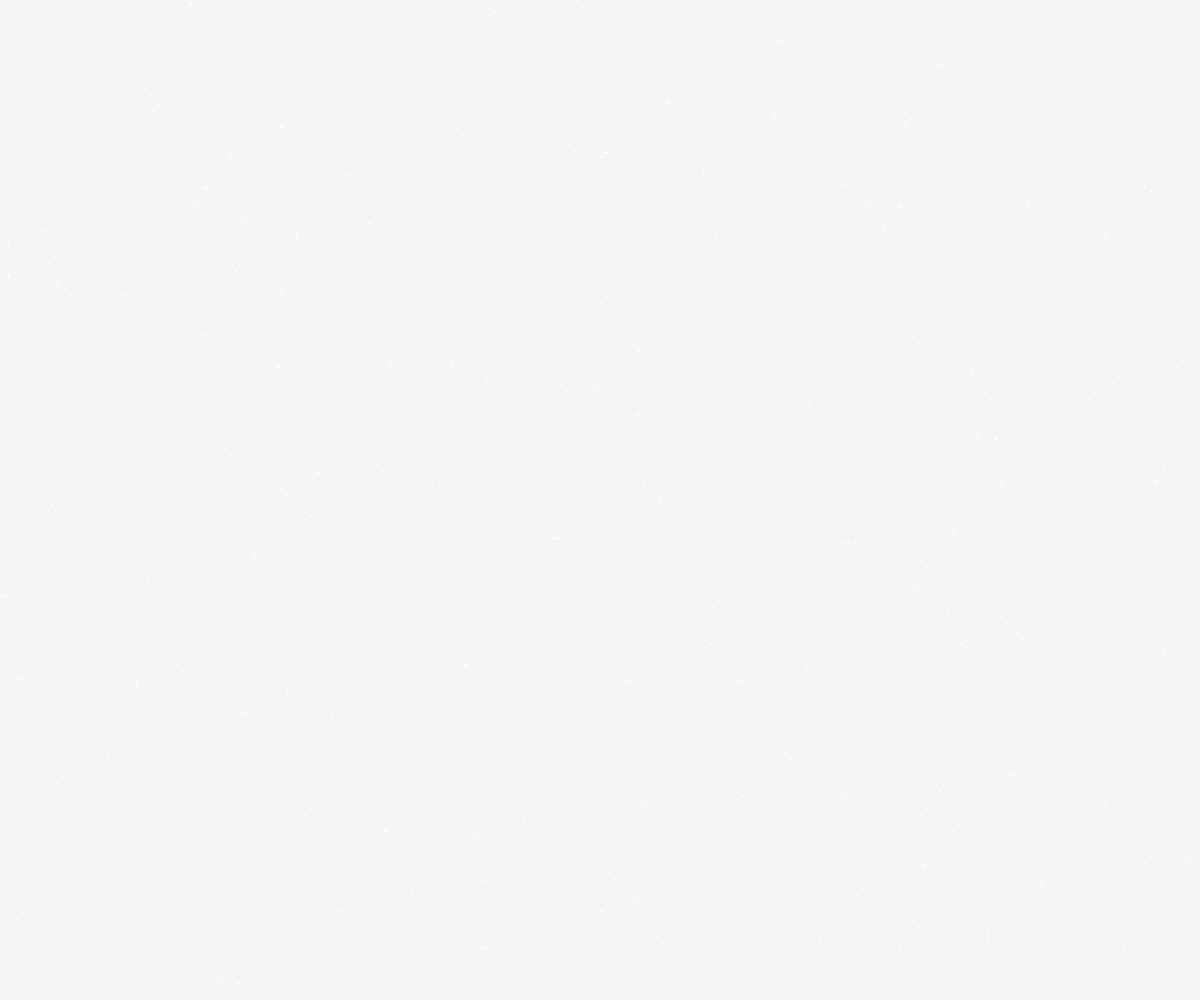
Frame 1 (no input)
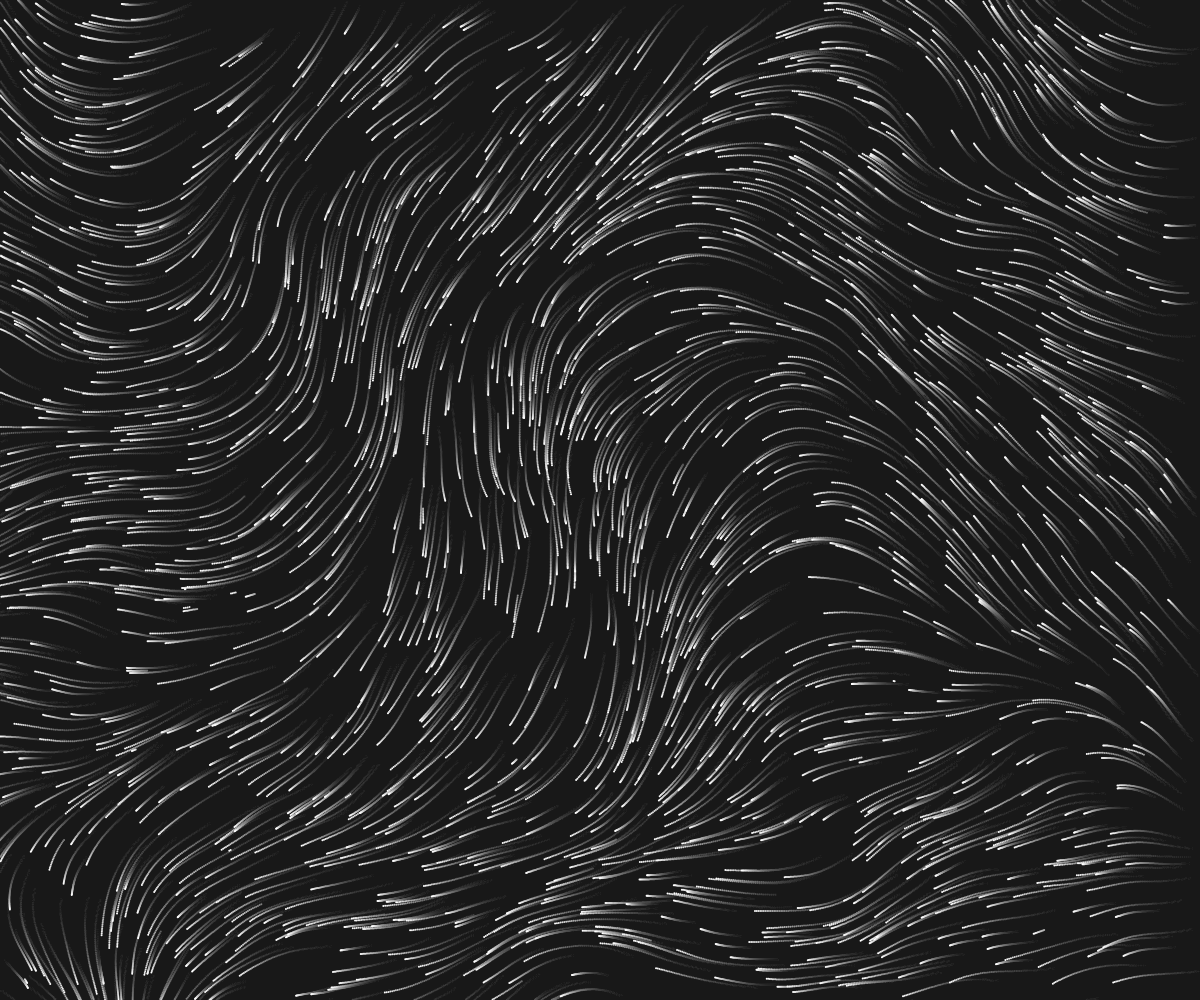
Frame 60 (no input)
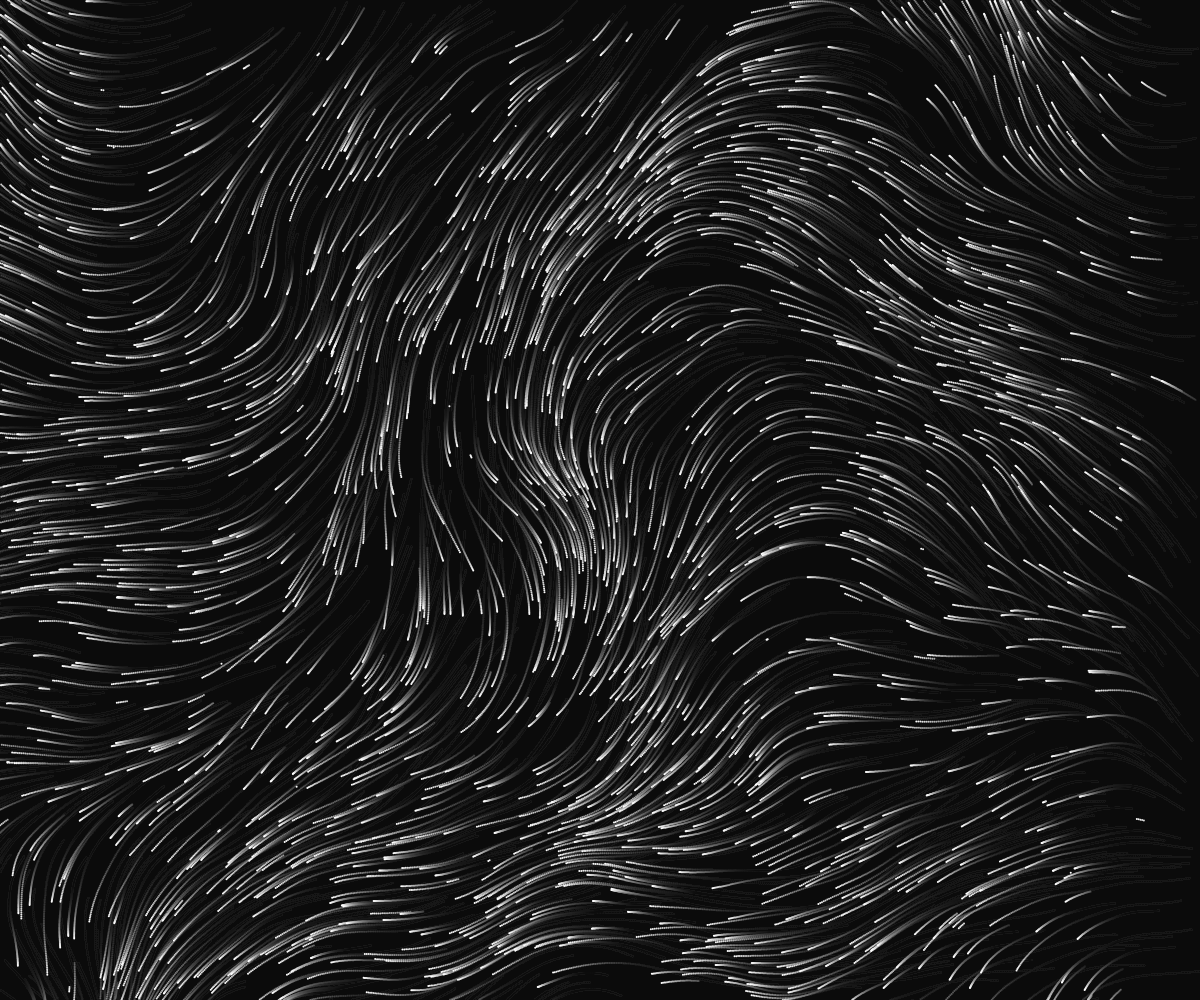
Frame 120 (the mouse pressed at the canvas centre since frame 60)

The p5.js sketch that drew these frames (run headless with seeded random() and noise() and a simulated clock; from frame 60 on, the mouse is pressed at the canvas centre):

// p5.js sketch
// ── sketch.js
//https://www.openprocessing.org/sketch/157576

var num = 2000;
var noiseScale=500, noiseStrength=1;
var particles = [num];

function setup() {
  createCanvas(windowWidth, windowHeight);
  noStroke();
  for (let i=0; i<num; i++) {
    //x value start slightly outside the right of canvas, z value how close to viewer
    var loc = createVector(random(width*1.2), random(height), 2);
    var angle = 0; //any value to initialize
    var dir = createVector(cos(angle), sin(angle));
    var speed = random(0.5,2);
    // var speed = random(5,map(mouseX,0,width,5,20));   // faster
    particles[i]= new Particle(loc, dir, speed);
  }
}

function windowResized() {
  resizeCanvas(windowWidth, windowHeight);
}
function draw() {
  // background(0);
  fill(0, 10);
  noStroke();
  rect(0, 0, width, height);
  for (let i=0; i<particles.length; i++) {
    particles[i].run();
  }
}

class Particle{
  constructor(_loc,_dir,_speed){
    this.loc = _loc;
    this.dir = _dir;
    this.speed = _speed;
    // var col;
  }
  run() {
    this.move();
    this.checkEdges();
    this.update();
  }
  move(){
    let angle=noise(this.loc.x/noiseScale, this.loc.y/noiseScale, frameCount/noiseScale)*TWO_PI*noiseStrength; //0-2PI
    this.dir.x = cos(angle);
    this.dir.y = sin(angle);
    var vel = this.dir.copy();
    var d =1;  //direction change 
    vel.mult(this.speed*d); //vel = vel * (speed*d)
    this.loc.add(vel); //loc = loc + vel
  }
  checkEdges(){
    //float distance = dist(width/2, height/2, loc.x, loc.y);
    //if (distance>150) {
    if (this.loc.x<0 || this.loc.x>width || this.loc.y<0 || this.loc.y>height) {    
      this.loc.x = random(width*1.2);
      this.loc.y = random(height);
    }
  }
  update(){
    fill(255);
    ellipse(this.loc.x, this.loc.y, this.loc.z);
  }
}
